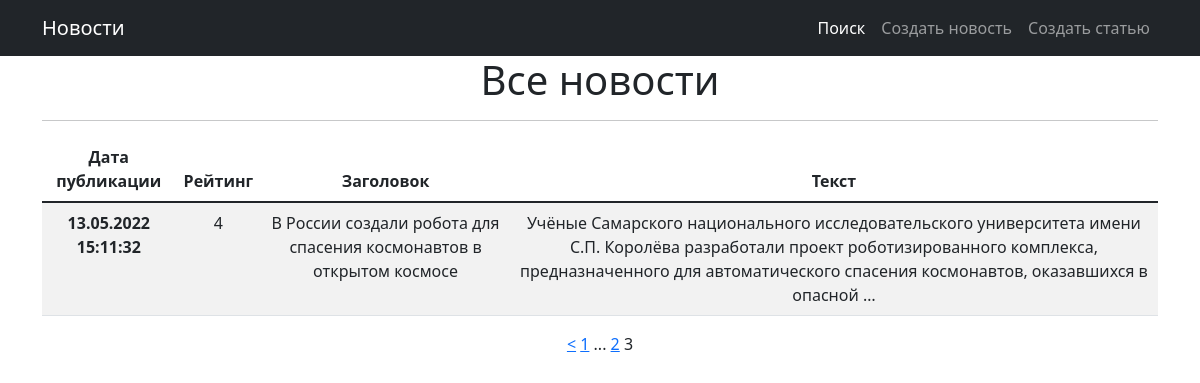
Page /news/?page=3 on the committed database.
### news/models.py (models this page shows, shortened)
class Post(models.Model):
    types = models.CharField(max_length=2, choices=POST_TYPES, default=news)
    date_create = models.DateTimeField(auto_now_add=True)
    header = models.CharField(max_length=255)
    text = models.TextField()
    rating = models.IntegerField(default=0)
    author_id = models.ForeignKey(Author, on_delete=models.CASCADE)
    categories = models.ManyToManyField(Category, through='PostCategory')

### news/views.py (the view)
# urls.py: path('news/', PostList.as_view(), name='postlist'),
class PostList(ListView):
    model = Post
    ordering = '-date_create'
    template_name = 'news/postlist.html'
    context_object_name = 'posts'
    paginate_by = paginator_items_count #ограничение вывода на страницу

### news/templatetags/custom_filters.py (called while the page is built)
def replace(match):
    word = match.group()
    if word.lower() in bad_words:
        return word[0] + '*' * (len(word) - 1)
    else:
        return word

@register.filter()
def censor(value):
    return re.sub(r'\b\w*\b', replace, value, flags=re.I | re.U)

### news/templatetags/custom_tags.py (called while the page is built)
@register.simple_tag(takes_context=True)
def url_replace(context, **kwargs):
   d = context['request'].GET.copy()
   for k, v in kwargs.items():
       d[k] = v
   return d.urlencode()

### templates/news/postlist.html (shortened to what this page needs)
{% extends 'news/default.html' %}
{% load custom_filters %}
{% load custom_tags %}
{% block content %}
   <h1>Все новости</h1>
   <hr>
   {% if posts %}
        <table class="table table-striped">
            <thead>
                <tr>
                    <th scope="col">Дата публикации</th>
                    <th scope="col">Рейтинг</th>
                    <th scope="col">Заголовок</th>
                    <th scope="col">Текст</th>
                </tr>
            </thead>
            <tbody>
           {% for p in posts %}
           <tr>
               <th>{{ p.date_create|date:'d.m.Y H:i:s' }}</th>
               <td>{{ p.rating }}</td>
               <td>{{ p.header|censor }}</td>
               <td>{{ p.text|truncatewords:20|censor }}</td>
           </tr>
           {% endfor %}
            </tbody>
        </table>
   {% else %}
       <h2>Публикации отсутствуют!</h2>
   {% endif %}
{% endblock content %}

### rows in the picture
Post: date_create "13.05.2022 15:11:32", rating "4", header|censor "В России создали робота для спасения космонавтов в открытом космосе", text|censor "Учёные Самарского национального исследовательского университета имени С.П. Королёва разработали проект роботизированного комплекса, предназначенного для автоматического спасения космонавтов, оказавшихся в опасной …"

### other values in the picture
{{ page_obj.previous_page_number }} "2"
{{ page_obj.number }} "3"
